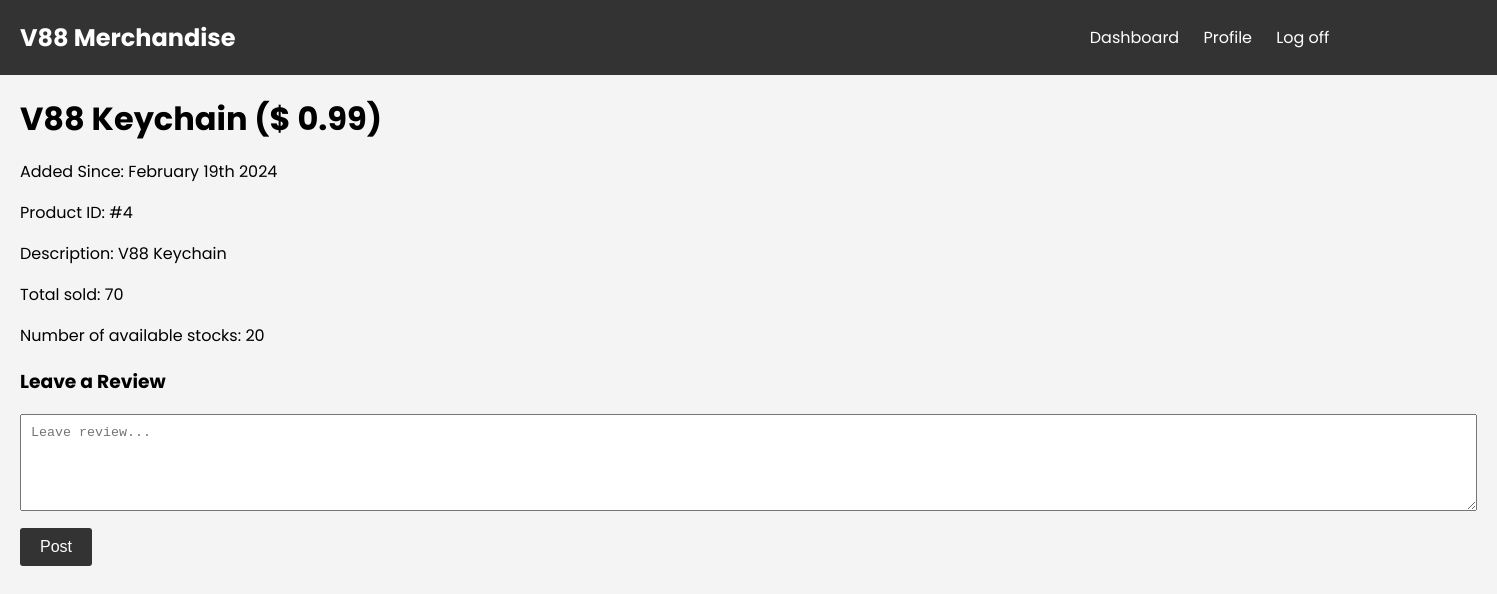
/products/show/4, run on an earlier commit of the app's database.
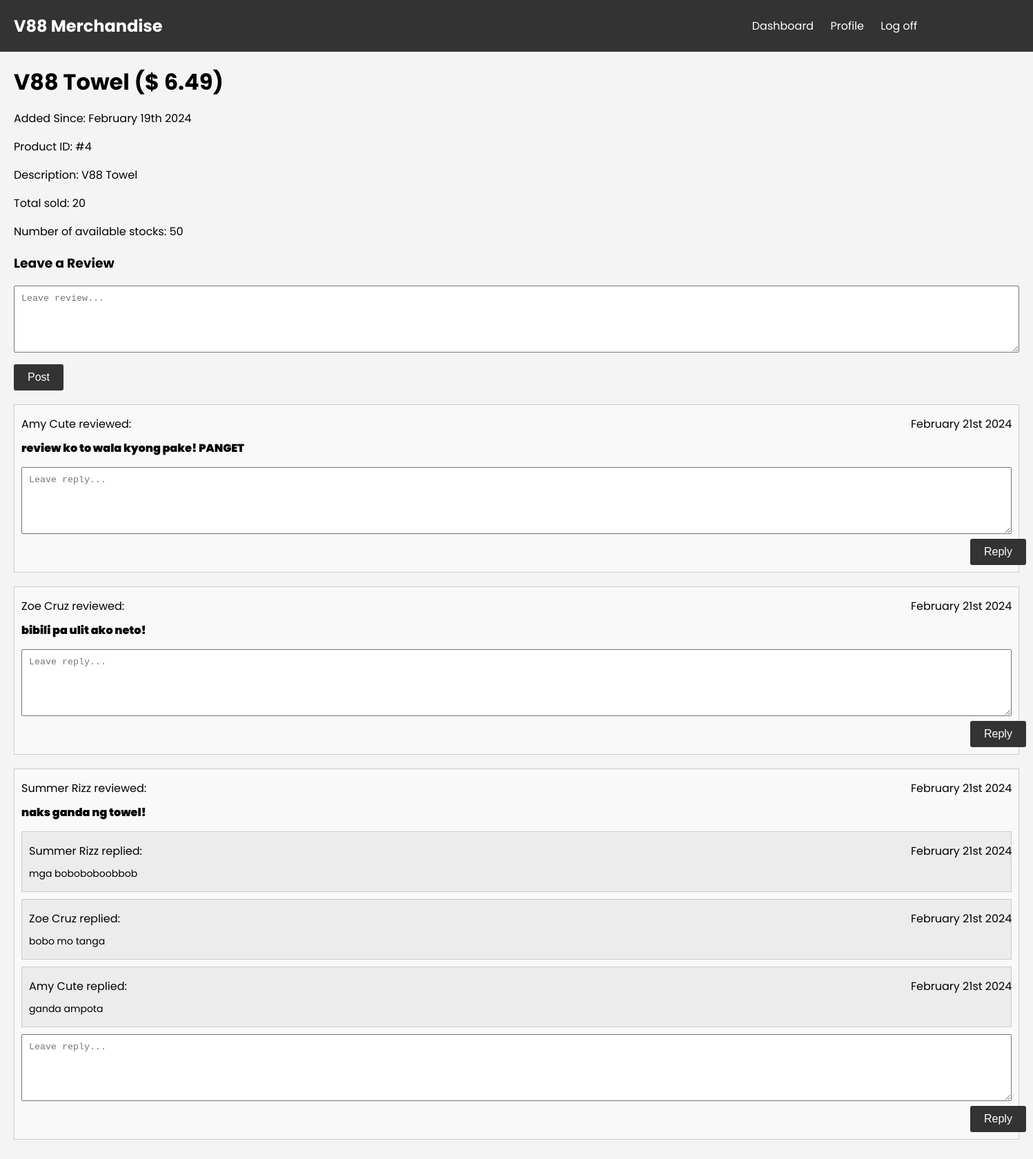
And on a later commit of the database.
### tables this page shows
CREATE TABLE `products` (
  `id` int NOT NULL AUTO_INCREMENT,
  `name` varchar(45) DEFAULT NULL,
  `inventory_count` int DEFAULT NULL,
  `quantity_sold` int DEFAULT NULL,
  `price` decimal(10,2) DEFAULT NULL,
  `description` text,
  `created_at` datetime DEFAULT NULL,
  `updated_at` datetime DEFAULT NULL,
  PRIMARY KEY (`id`)
);

CREATE TABLE `reviews` (
  `id` int NOT NULL AUTO_INCREMENT,
  `user_id` int DEFAULT NULL,
  `product_id` int DEFAULT NULL,
  `review` text,
  `created_at` datetime DEFAULT NULL,
  `updated_at` datetime DEFAULT NULL,
  PRIMARY KEY (`id`)
);

CREATE TABLE `users` (
  `id` int NOT NULL AUTO_INCREMENT,
  `first_name` varchar(45) DEFAULT NULL,
  `last_name` varchar(45) DEFAULT NULL,
  `email` varchar(45) DEFAULT NULL,
  `user_level` int DEFAULT NULL,
  `password` varchar(45) DEFAULT NULL,
  `salt` varchar(45) DEFAULT NULL,
  `created_at` datetime DEFAULT NULL,
  `updated_at` datetime DEFAULT NULL,
  PRIMARY KEY (`id`)
);

CREATE TABLE `replies` (
  `id` int NOT NULL AUTO_INCREMENT,
  `user_id` int DEFAULT NULL,
  `product_id` int DEFAULT NULL,
  `review_id` int DEFAULT NULL,
  `reply` text,
  `created_at` datetime DEFAULT NULL,
  `updated_at` datetime DEFAULT NULL,
  PRIMARY KEY (`id`)
);

### application/controllers/Products.php (called while the page is built, shortened)
<?php defined('BASEPATH') OR exit('No direct script access allowed');
class Products extends CI_Controller
{
	function __construct()
	{
		$this->load->model('Product');
		$this->load->model('Review');
		$this->load->library('form_validation');
	}
	function show($id)
    {
        $data['products'] = $this->Product->get_product_by_id($id);
        $data['reviews'] = $this->Review->get_reviews($id);
        $data['replies'] = array();
        foreach ($data['reviews'] as $review)
		{
            $data['replies'][$review['id']] = $this->Review->get_replies($id, $review['id']);
        }
        $this->load->view('product_information', $data);
    }
}

### index.php (called while the page is built, shortened)
<?php
require_once BASEPATH.'core/CodeIgniter.php';

### application/models/Product.php (called while the page is built, shortened)
<?php defined('BASEPATH') OR exit('No direct script access allowed');
class Product extends CI_Model
{
	function get_product_by_id($id)
    {
        $sql = "SELECT * FROM products WHERE id = ?";
        return $this->db->query($sql, $id)->row_array();
    }
}

### application/models/Review.php (called while the page is built, shortened)
<?php defined('BASEPATH') OR exit('No direct script access allowed');
class Review extends CI_Model
{
    function get_reviews($id)
    {
        $sql = "SELECT reviews.*, users.first_name, users.last_name
                FROM reviews
                LEFT JOIN users ON users.id = reviews.user_id
                WHERE product_id = ?
                ORDER BY id DESC";
        return $this->db->query($sql, $id)->result_array();
    }
    function get_replies($id, $review_id)
    {
        $sql = "SELECT replies.*, users.first_name, users.last_name
                FROM replies
                LEFT JOIN users ON users.id = replies.user_id
                WHERE replies.product_id = ? AND replies.review_id = ?
                ORDER BY replies.id DESC";
        return $this->db->query($sql, array($id, $review_id))->result_array();
    }
}

### application/views/product_information.php (the view, shortened to what this page needs)
<!DOCTYPE html>
<html lang="en">
	<head>
        <link rel="stylesheet" href="/assets/product_information.css">
	</head>
	<body>
        <header>
			<h2 id="logo">V88 Merchandise</h2>
            <a href="<?= base_url('dashboard/user') ?>">Dashboard</a>
            <a href="<?= base_url('user/edit') ?>">Profile</a>
			<a href="/users">Log off</a>
		</header>
		<main>
            <h1><?= $products['name'] ?> ($ <?= $products['price'] ?>)</h1>
			<p>Added Since: <?= date('F jS Y', strtotime($products['created_at'])) ?></p>
			<p>Product ID: #<?= $products['id'] ?></p>
			<p>Description: <?= $products['description'] ?></p>
			<p>Total sold: <?= $products['quantity_sold'] ?></p>
			<p>Number of available stocks: <?= $products['inventory_count'] ?></p>
            <div class="leave-review">
                <h3>Leave a Review</h3>
                <form action="/reviews/show/<?= $products['id'] ?>" method="post">
                    <textarea name="review" id="review" placeholder="Leave review..." cols="50" rows="5"></textarea>
                    <input type="submit" value="Post">
                </form>
            </div>
            <div class="reviews-section">
                <?php foreach($reviews as $review): ?>
                    <div class="review">
                        <p class="review-author"><?= $review['first_name'] ?> <?= $review['last_name'] ?> reviewed:</p>
                        <p class="review-date"><?= date('F jS Y', strtotime($review['created_at'])) ?></p>
                        <div class="review-content">
                            <p><?= $review['review'] ?></p>
                        </div>
                        <?php if(isset($replies[$review['id']])): ?>
                            <div class="replies">
                                <?php foreach($replies[$review['id']] as $reply): ?>
                                    <div class="reply">
                                        <p class="reply-author"><?= $reply['first_name'] ?> <?= $reply['last_name'] ?> replied:</p>
                                        <p class="reply-date"><?= date('F jS Y', strtotime($reply['created_at'])) ?></p>
                                        <div class="reply-content">
                                            <p><?= $reply['reply'] ?></p>
                                        </div>
                                    </div>
                                <?php endforeach; ?>
                            </div>
                        <?php endif; ?>
                        <div class="reply-form">
                            <form action="/reviews/show/<?= $products['id'] ?>" method="post">
                                <textarea name="reply" id="reply" placeholder="Leave reply..." cols="50" rows="5"></textarea>
                                <input type="submit" value="Reply">
                            </form>
                        </div>
                    </div>
                <?php endforeach; ?>
            </div>
		</main>
	</body>
</html>

What changed in the data, as far as the page shows it:
changed products id 4: name "V88 Keychain" → "V88 Towel"; price "0.99" → "6.49"; description "V88 Keychain" → "V88 Towel"; quantity_sold "70" → "20"; inventory_count "20" → "50"
added reviews: user.first_name "Amy", user.last_name "Cute", created_at "February 21st 2024", review "review ko to wala kyong pake! PANGET"
added reviews: user.first_name "Zoe", user.last_name "Cruz", created_at "February 21st 2024", review "bibili pa ulit ako neto!"
added reviews: user.first_name "Summer", user.last_name "Rizz", created_at "February 21st 2024", review "naks ganda ng towel!"
added replies: user.first_name "Summer", user.last_name "Rizz", created_at "February 21st 2024", reply "mga boboboboobbob"
added replies: user.first_name "Zoe", user.last_name "Cruz", created_at "February 21st 2024", reply "bobo mo tanga"
added replies: user.first_name "Amy", user.last_name "Cute", created_at "February 21st 2024", reply "ganda ampota"
